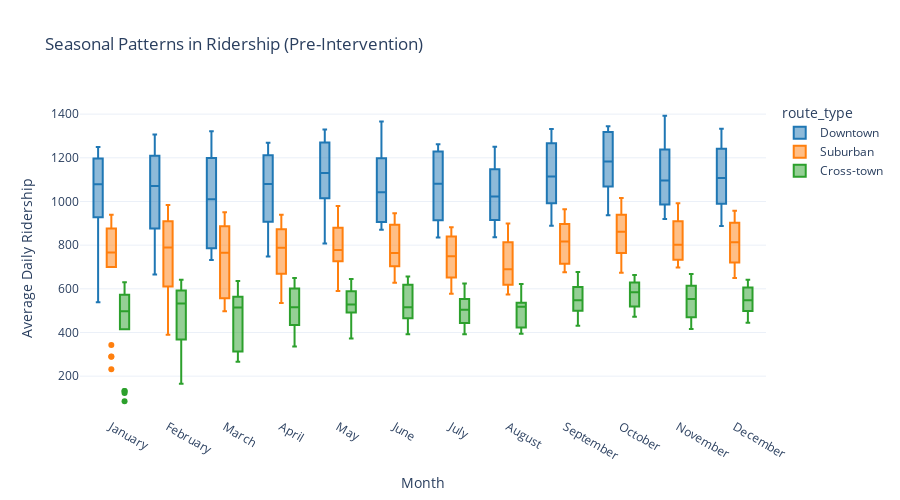

The notebook cell saved with this chart:
### Markdown cell above
---
## 4. Seasonality Analysis

Testing whether ridership exhibits systematic seasonal patterns that need to be controlled for in ITS models.

### Code cell
# Box plot of ridership by month
fig = px.box(
    pre_data,
    x='month_name',
    y='avg_ridership',
    color='route_type',
    color_discrete_map=ROUTE_COLORS,
    title='Seasonal Patterns in Ridership (Pre-Intervention)',
    labels={'avg_ridership': 'Average Daily Ridership', 'month_name': 'Month'},
    category_orders={
        'month_name': ['January', 'February', 'March', 'April', 'May', 'June',
                      'July', 'August', 'September', 'October', 'November', 'December']
    }
)

fig.update_layout(height=500)
fig.show()
fig.write_image(f"{fig_output_dir}/03_seasonality_patterns.png", scale=2)

# Statistical test for seasonality (ANOVA)
print("="*60)
print("SEASONALITY TEST (ANOVA by Month)")
print("="*60)
print("\nNull hypothesis: No difference in ridership across months\n")

seasonality_results = []

for route in df['route_type'].unique():
    route_data = pre_data[pre_data['route_type'] == route]
    
    # Create groups by month
    monthly_groups = [route_data[route_data['month'] == m]['avg_ridership'].values 
                     for m in range(1, 13) if len(route_data[route_data['month'] == m]) > 0]
    
    f_stat, p_value = stats.f_oneway(*monthly_groups)
    
    significant = "Yes" if p_value < 0.05 else "No"
    
    seasonality_results.append({
        'Route Type': route,
        'F-statistic': round(f_stat, 2),
        'P-value': round(p_value, 4),
        'Significant': significant
    })
    
season_df = pd.DataFrame(seasonality_results)
print(season_df.to_string(index=False))

print("\n" + "="*60)
print("SEASONALITY ASSESSMENT")
print("="*60)

sig_routes = [r['Route Type'] for r in seasonality_results if r['Significant'] == 'Yes']
if len(sig_routes) > 0:
    print(f"\n✓ Significant seasonality detected in: {', '.join(sig_routes)}")
    print("\n📌 Implication: Must include month fixed effects in ITS models")
    print("\nOptions:")
    print("  1. Add month dummy variables to regression")
    print("  2. Use Fourier terms (sin/cos transformations)")
    print("  3. Detrend and deseasonalize before modeling")
else:
    print("\n✓ No significant seasonality detected")
    print("\nSimpler ITS model without seasonal controls may be sufficient")

print("\n" + "="*60)

### Figure 1 — Plotly figure (JSON) as saved in the notebook; plotly's stock layout.template omitted (floating-point values rounded to 4 significant figures; data arrays with more than 128 entries replaced by an {"elided": "..."} marker saying what was removed)
{"data": [{"alignmentgroup": "True", "hovertemplate": "route_type=Downtown<br>Month=%{x}<br>Average Daily Ridership=%{y}<extra></extra>", "legendgroup": "Downtown", "marker": {"color": "#1f77b4"}, "name": "Downtown", "notched": false, "offsetgroup": "Downtown", "orientation": "v", "showlegend": true, "type": "box", "x": {"elided": "208 str values"}, "x0": " ", "xaxis": "x", "y": {"elided": "208 float values"}, "y0": " ", "yaxis": "y"}, {"alignmentgroup": "True", "hovertemplate": "route_type=Suburban<br>Month=%{x}<br>Average Daily Ridership=%{y}<extra></extra>", "legendgroup": "Suburban", "marker": {"color": "#ff7f0e"}, "name": "Suburban", "notched": false, "offsetgroup": "Suburban", "orientation": "v", "showlegend": true, "type": "box", "x": {"elided": "208 str values"}, "x0": " ", "xaxis": "x", "y": {"elided": "208 float values"}, "y0": " ", "yaxis": "y"}, {"alignmentgroup": "True", "hovertemplate": "route_type=Cross-town<br>Month=%{x}<br>Average Daily Ridership=%{y}<extra></extra>", "legendgroup": "Cross-town", "marker": {"color": "#2ca02c"}, "name": "Cross-town", "notched": false, "offsetgroup": "Cross-town", "orientation": "v", "showlegend": true, "type": "box", "x": {"elided": "208 str values"}, "x0": " ", "xaxis": "x", "y": {"elided": "208 float values"}, "y0": " ", "yaxis": "y"}], "layout": {"boxmode": "group", "height": 500, "legend": {"title": {"text": "route_type"}, "tracegroupgap": 0}, "title": {"text": "Seasonal Patterns in Ridership (Pre-Intervention)"}, "xaxis": {"anchor": "y", "categoryarray": ["January", "February", "March", "April", "May", "June", "July", "August", "September", "October", "November", "December"], "categoryorder": "array", "domain": [0, 1], "title": {"text": "Month"}}, "yaxis": {"anchor": "x", "domain": [0, 1], "title": {"text": "Average Daily Ridership"}}}}
